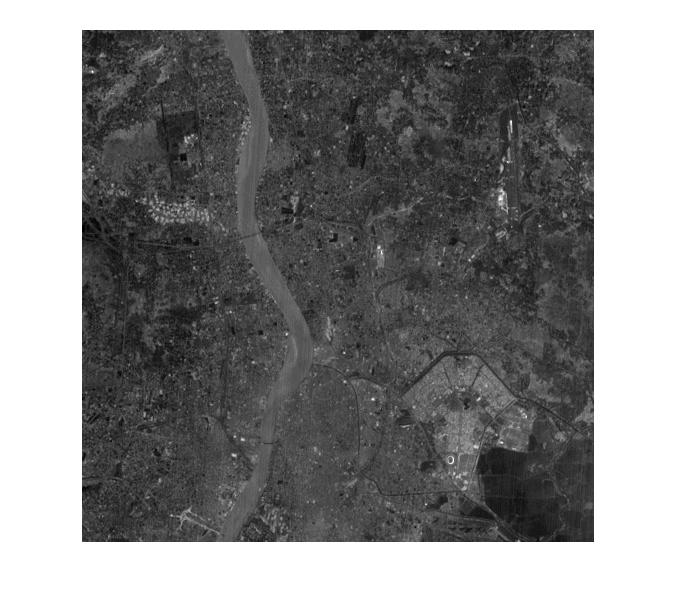
#> input picture Practical Implementation on Baye’s Decision Rule/images_assgn/1.jpg, 676 x 598 px; its folder holds 4 pictures in this run
$ jupyter execute code.ipynb
#> lines starting #> are read from the running program, lines starting #| are printed output that depends on the picture; after the words box and inside, x2 and y2 are one past the last pixel; in counts of white or black regions, pixels touching at a corner belong together
[cell 1]
# importing libraries
from PIL import Image
from numpy.linalg import inv
from matplotlib import pyplot as plt
from matplotlib.image import imread
import numpy as np
import os

[cell 2]
img_path = 'images_assgn/'

# cropping the images to 512x512 (Removing white space around images)
# acquired co-ordinates using MSpaint(Grid & Scaling)
coords = (82, 30, 594, 542)
for i in range(1,5):
    image_obj = Image.open(img_path+str(i)+'.jpg')
#> image_obj is the input picture: PIL image 676x598 RGB; min 0, max 255, mean 132.9
    cropped_image = image_obj.crop(coords)
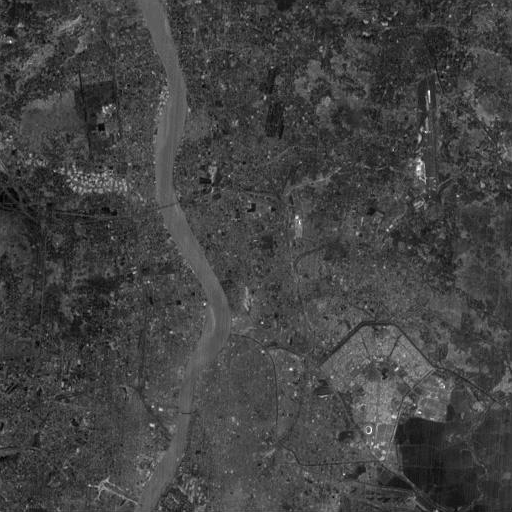
#> cropped_image: PIL image 512x512 RGB; min 0, max 255, mean 66.8
    cropped_image.save(img_path+str(i)+'_cropped.jpg')
#> pass 2 of the loop `for i in range(1,5):`:
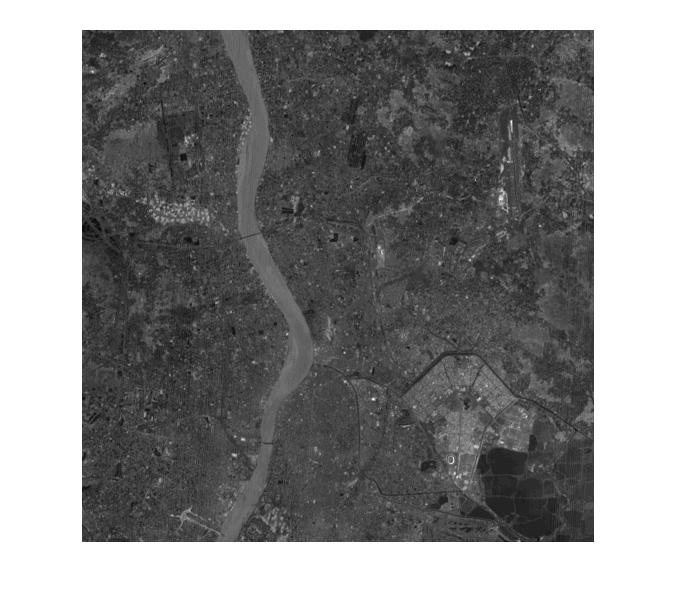
#> input picture Practical Implementation on Baye’s Decision Rule/images_assgn/2.jpg, 676 x 598 px
#> image_obj is the input picture: PIL image 676x598 RGB; min 3, max 255, mean 135.6
#> `cropped_image = image_obj.crop(coords)`:
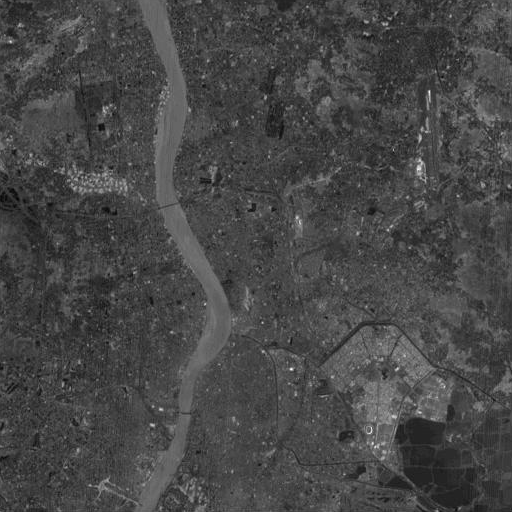
#> cropped_image: PIL image 512x512 RGB; min 3, max 255, mean 71
#> pass 3 of the loop `for i in range(1,5):`:
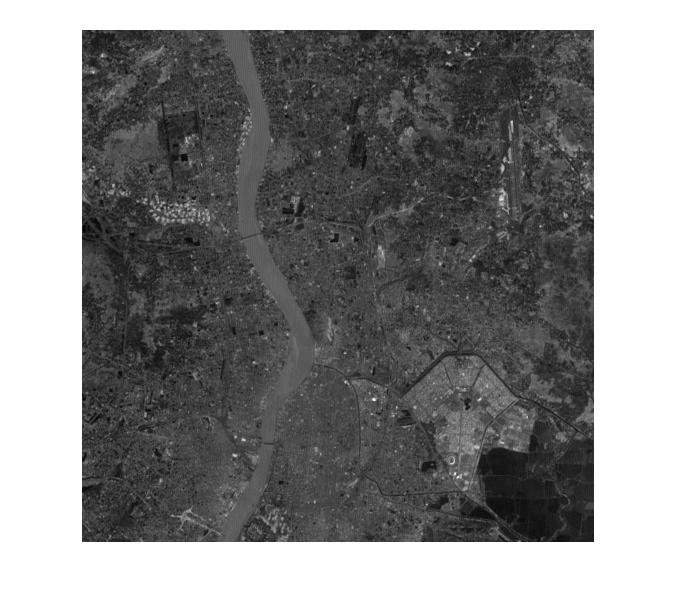
#> input picture Practical Implementation on Baye’s Decision Rule/images_assgn/3.jpg, 676 x 598 px
#> image_obj is the input picture: PIL image 676x598 RGB; min 0, max 255, mean 132.9
#> `cropped_image = image_obj.crop(coords)`:
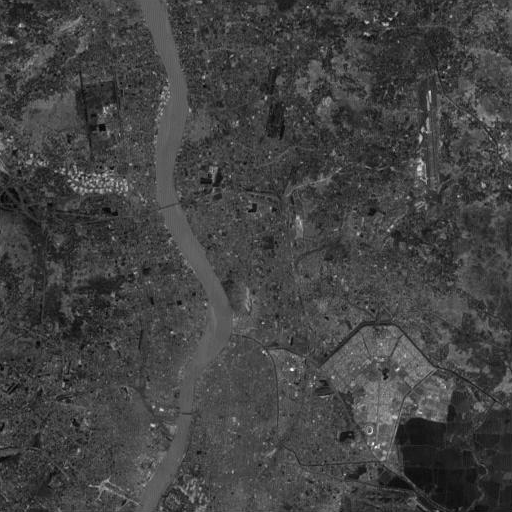
#> cropped_image: PIL image 512x512 RGB; min 0, max 255, mean 66.7
#> the loop made 4 passes; the first 3 are shown

imageList = np.ndarray(shape=(512,512,4), dtype=np.integer)
#> imageList: shape (512, 512, 4) int64; every value is 0

# Loading the training images
for i in range(4):
    img = plt.imread(img_path + str(i+1)+'_cropped.jpg')
#> img: shape (512, 512, 3); min 0, max 255, mean 66.8
    imageList[:,:,i] = np.array(img[:,:,0])
#> pass 2 of the loop `for i in range(4):`:
#> pass 3 of the loop `for i in range(4):`:
#> the loop made 4 passes; the first 3 are shown

[cell 3]
# Taking random sample points using MSpaint(Grid & Scaling)
x_river = [159,158,153,154,163,167,171,217,160,213,173,163,185,216,159,162,186,170,150,159,
           186,211,164,218,228,156,179,151,173,145,185,186,181,213,159,208,
          158,191,224,218,178,170,183,171,218,214,218,151,158,225]
#> x_river = 50 values, max 228 at index 24, min 145 at index 29, mean 181.2
y_river = [6,38,16,7,30,129,166,292,32,287,127,159,254,286,156,156,233,461,12,45,229,347,47,324,322,16,120,
           6,457,19,233,232,228,282,18,292,20,247,314,344,120,34,233,128,351,287,280,7,9,313]
x_non_river = [32,52,348,485,231,123,343,234,435,372,325,141,263,248,72,237,283,492,132,86,116,224,298,479,238,259,431,461,411,277,388,206,469,392,129,371,
            108,426,111,424,415,426,101,124,398,45,476,78,268,335,372,124,304,58,357,338,270,440,310,281,428,222,468,417,332,321,469,443,410,410,441,68,
            235,460,463,375,68,454,314,316,274,101,114,362,390,257,324,292,474,455,468,455,473,230,413,360,55,313,418,488]
y_non_river = [436,252,476,307,93,116,490,468,400,452,307,309,35,301,450,148,41,450,295,452,312,211,36,430,56,51,446,490,29,480,99,55,408,91,126,175,
            401,483,142,410,189,302,268,112,121,432,221,260,348,412,159,406,220,446,307,476,144,416,96,246,24,185,90,235,252,440,52,116,388,104,62,128,
            161,480,422,287,130,318,143,357,93,440,279,303,58,224,347,74,35,452,56,458,463,60,306,334,145,470,40,184]

[cell 4]
# calculating means
# River Class : T1 = [Mean1; Mean2; Mean3; Mean4];
T1 = np.zeros(shape=(4), dtype=np.float64)
for i in range(50):
    for j in range(4):
        T1[j] = T1[j] + imageList[x_river[i],y_river[i],j]
#> after the loop, T1 = [3465, 3754, 3634, 3975]
T1 = T1/50
#> T1 = [69.3, 75.08, 72.68, 79.5]

# NonRiver Class : T2 = [Mean1; Mean2; Mean3; Mean4];
T2 = np.zeros(shape=(4), dtype=np.float64)
for i in range(100):
    for j in range(4):
        T2[j] = T2[j] + imageList[x_non_river[i],y_non_river[i],j]
#> after the loop, T2 = [6114, 6522, 5955, 7130]
T2 = T2/100
#> T2 = [61.14, 65.22, 59.55, 71.3]

[cell 5]
# calculating co-variance matrices
riverMat=np.ndarray(shape=(50,4))
non_riverMat=np.ndarray(shape=(100,4))

# Deviation matrices of river and non_river data
for i in range(50):
    riverMat[i] = np.subtract(imageList[x_river[i],y_river[i],:],T1)
#> after the loop, riverMat = 50 rows, first 6: [-7.3, -8.08, -5.68, 2.5], [-13.3, -16.08, -19.68, -12.5], [-21.3, -17.08, -18.68, 11.5], [12.7, 6.92, 30.32, 8.5], [43.7, 50.92, 68.32, 40.5], [-8.3, -9.08, -3.68, 0.5]
for i in range(100):
    non_riverMat[i] = np.subtract(imageList[x_non_river[i],y_non_river[i],:],T2)
#> after the loop, non_riverMat = 100 rows, first 6: [-15.14, -13.22, -9.55, 3.7], [17.86, 36.78, 24.45, 72.7], [3.86, -2.22, -1.55, -7.3], [8.86, 4.78, 7.45, -14.3], [-4.14, -0.22, -2.55, 8.7], [14.86, -9.22, 7.45, -9.3]

river_cov_mat = np.ndarray(shape=(4, 4), dtype=np.float64)
non_river_cov_mat = np.ndarray(shape=(4, 4), dtype=np.float64)

# covariance matrices using deviation matrices
for i in range(4):
    for j in range(4):
        river_cov_mat[i][j]=np.dot(riverMat[:,i],riverMat[:,j])/50
#> after the loop, river_cov_mat = [[266.1, 250.3, 233.1, -42.55], [250.3, 297.3, 265.1, -30.66], [233.1, 265.1, 369.8, 57.38], [-42.55, -30.66, 57.38, 543.7]]

for i in range(4):
    for j in range(4):
        non_river_cov_mat[i][j]=np.dot(non_riverMat[:,i],non_riverMat[:,j])/100
#> after the loop, non_river_cov_mat = [[467.6, 356.9, 439.3, 205.8], [356.9, 347.4, 372.3, 234.7], [439.3, 372.3, 506.9, 230], [205.8, 234.7, 230, 829.9]]

[cell 6]
# Applying Baye's decision rule
P = [0.3, 0.5, 0.7]
for x in range(3):
    P1=P[x]
    P2=1-P1
    output=np.zeros(shape=(512, 512), dtype = np.integer)
    for i in range(512):
        for j in range(512):
            dev_riv = np.subtract(imageList[i,j,:],T1)
            dev_non_riv = np.subtract(imageList[i,j,:],T2)
            river_class = np.dot(np.dot(dev_riv.T,inv(river_cov_mat)), dev_riv)
            non_river_class = np.dot(np.dot(dev_non_riv.T,inv(non_river_cov_mat)), dev_non_riv)
            p1 = (-0.5) * np.exp(river_class)/np.sqrt(np.linalg.det(river_cov_mat));             # calculating probability
            p2 = (-0.5) * np.exp(non_river_class)/np.sqrt(np.linalg.det(non_river_cov_mat));     # densities
            # Bayes's Decision
            if((P1 * p1) >= (P2 * p2)):
                output[i,j]=255
    # saving the output images in output folder
    plt.imsave('output/output'+str(x+1)+'.png',output,cmap='gray')
#> this loop made 3 passes
#> pass 1, `plt.imsave('output/output'+str(x+1)+'.png',output,cmap='gray')`:
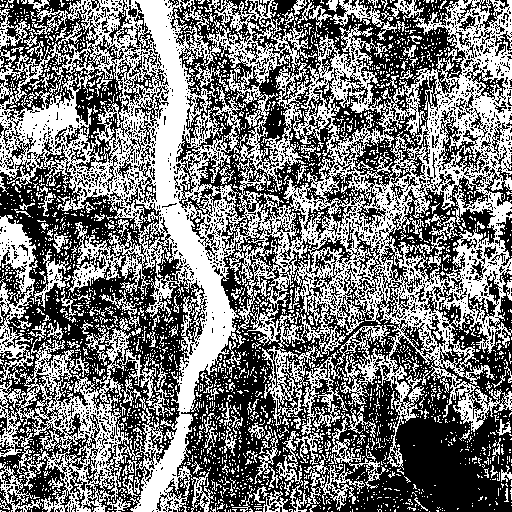
#> saved as output1.png: shape (512, 512, 3); 46.8% white in thin lines or dots
#> pass 2, `plt.imsave('output/output'+str(x+1)+'.png',output,cmap='gray')`:
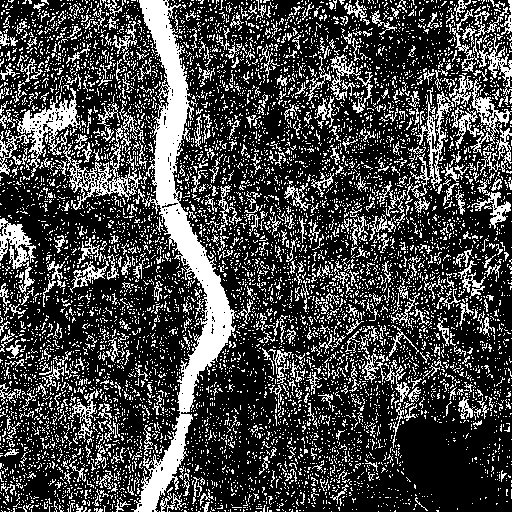
#> saved as output2.png: shape (512, 512, 3); 27.6% white in thin lines or dots
#> after the loop:
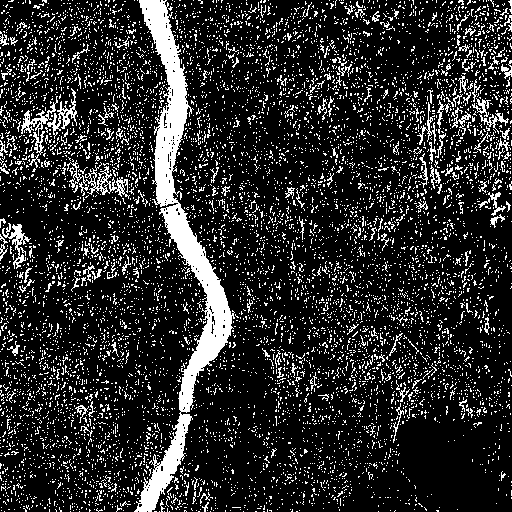
#> output: shape (512, 512) int64; 16.8% white; 8432 white regions (8250 under 20 px), largest, box (x1, y1, x2, y2) and area: (134, 0, 235, 512) 10503, (67, 160, 130, 199) 596, (2, 223, 31, 269) 391
